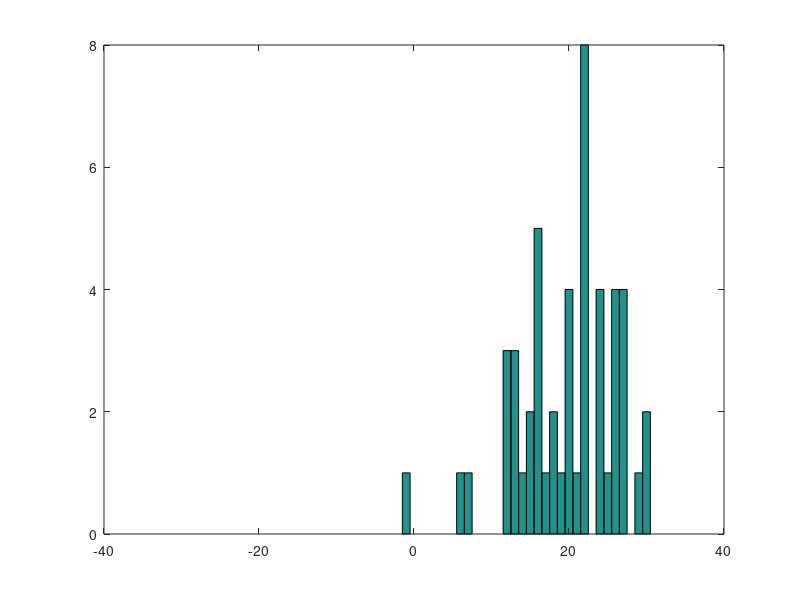

MATLAB code for this plot:
%Passo
nb = 50; %numero de bebados
np = 200; %Numero de passos que cada bebado da
x = zeros(1,nb); %Posicao inicial
contpass = 0;

for b=1:nb
  for p=1 :np

   x(1,b) = x(1,b) + floor(rand()+.6)-1/2; % -0.5 ou 0.5 probabilidade  04 e 06.
   % x(1,b) = x(1,b) + floor(rand()*2)-1/2; % -0.5 ou 0.5
  endfor

endfor

hist(x, -30:30)





%figure 1
%boxplot(x)

%[z,c] = hist(x, -50:50)
%v = ecdf(x)
%figure 2
%plot(v)
%n = tril(ones(101, 101)) * z'
%n = n/nb
%figure 3
%plot(c,n)


